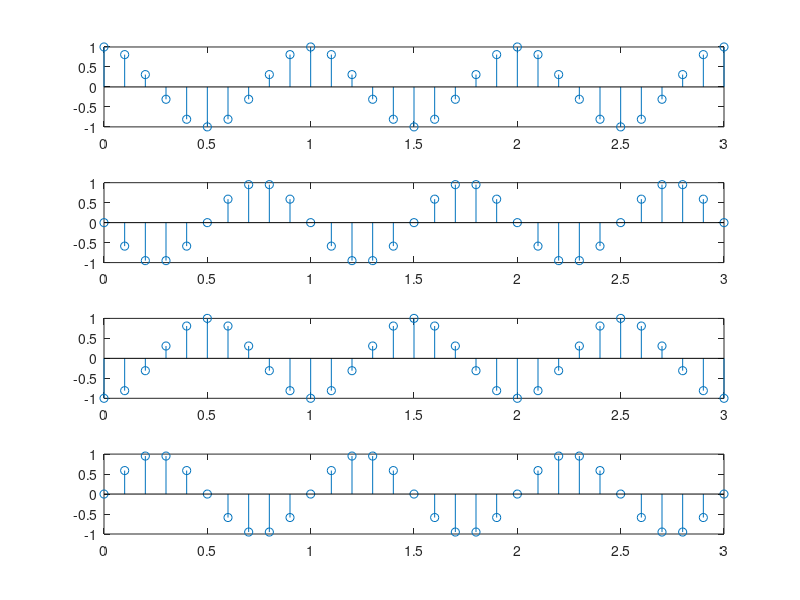

Write the MATLAB code that produced this figure.
%%%%%%%%%%%%%%%%%%%%%%%%%%%%%%%%%%%%%%%%%%%%%%%%%%%%%%%%%%%%%%%%%%%%%%%%%%%
% Introduction to Matlab                            
% Audio Signals course
% 2021
% Zhang Zheng
% Exercise 4
% %%%%%%%%%%%%%%%%%%%%%%%%%%%%%%%%%%%%%%%%%%%%%%%%%%%%%%%%%%%%%%%%%%%%%%%%%
%% Figures
% Create a figure with 4 subplots stacked vertically
% They contain sinusoids with same frequency but different phases 
% (0, pi/2, pi, 3pi/2)

figure()
N = 4;

f = 1;  % Hz
Fs = 10;  % Hz
duration = 3;
Ts = 1/Fs;  % s
t = 0:Ts:duration;  % time axis

for i = 1:N
    subplot(N, 1, i);
    phi = (i-1)/N * 2 * pi;
    x = cos(t * 2 * pi * f + phi);
    stem(t, x);
end
    